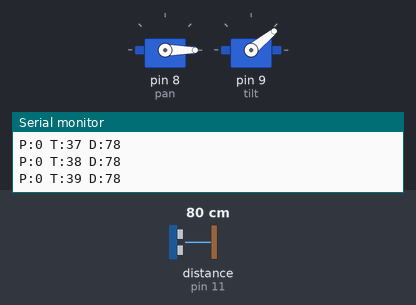
Bench run of a sketch on a simulated Arduino Uno, built with avr-gcc and run on an emulated ATmega328P. Parts: 2 × servo, the last lines printed to the serial monitor. Wiring (inferred from the names in the program): ultrasonic range finder: trigger pin 10; echo pin 11. The test bench sets the inputs (shaded band); at power-on: distance to the obstacle (sensor on pin 11) 80 cm. The echo pulse lasts 58.3 µs per cm.

Above: at 1.04 s.
1.3 s: distance to the obstacle (sensor on pin 11) set to 23 cm
At 2.41 s:
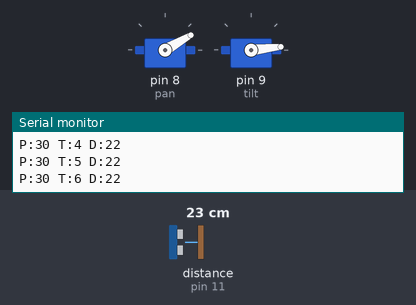
4.3 s: distance to the obstacle (sensor on pin 11) set to 19 cm
At 4.48 s:
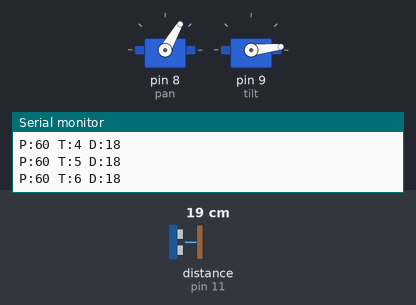
7.3 s: distance to the obstacle (sensor on pin 11) set to 4 cm
At 7.54 s:
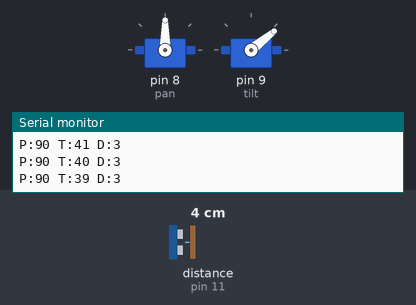
Timing chart, 0 to 22.3 s (numbered marks = the images above; inputs shaded):
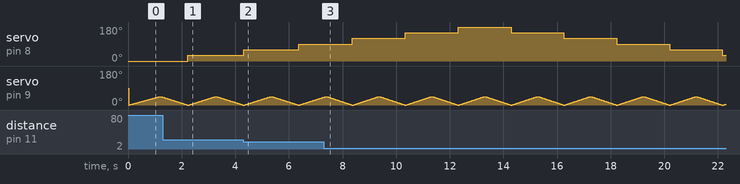

Measured:
- the behaviour switches between 22 and 21 cm on distance to the obstacle (sensor on pin 11) (found by bisection; images 1 and 2)
- by itself, servo on pin 8 (pan): rises from 90° to 180° in 3.9 s, then falls to 30° in 9.9 s

The sketch:

Servo_and_HC-SR04_Ultrasonic_Sensor.ino
```cpp
#include <Servo.h>

Servo pan;     // D8
Servo tilt;    // D9

const int trigPin = 10;
const int echoPin = 11;

// Pan positions for back-and-forth sweep
int panPos[] = {0, 30, 60, 90, 120, 150, 180, 150, 120, 90, 60, 30, 0};
int panCount = 13; // number of positions

long duration;
int distance;

void setup() {
  Serial.begin(9600);

  pan.attach(8);
  tilt.attach(9);

  pinMode(trigPin, OUTPUT);
  pinMode(echoPin, INPUT);
}

void loop() {
  // Sweep through all pan positions
  for (int i = 0; i < panCount; i++) {
    pan.write(panPos[i]);       // Move pan to next position
    delay(20);                  // small delay to settle servo

    tiltScan(panPos[i]);        // Tilt scan up/down at this pan position
  }
}

// ---- TILT SCAN (faster) ---- //
void tiltScan(int pAngle) {

  // Up (0° → 45°)
  for (int t = 0; t <= 45; t++) {
    tilt.write(t);
    sendUltrasonic(pAngle, t);
    delay(20);   // control tilt speed
  }

  // Down (45° → 0°)
  for (int t = 45; t >= 0; t--) {
    tilt.write(t);
    sendUltrasonic(pAngle, t);
    delay(20);
  }
}

// ---- SEND ULTRASONIC DATA ---- //
void sendUltrasonic(int p, int t) {
  digitalWrite(trigPin, LOW);
  delayMicroseconds(2);

  digitalWrite(trigPin, HIGH);
  delayMicroseconds(5);
  digitalWrite(trigPin, LOW);

  duration = pulseIn(echoPin, HIGH, 20000);
  distance = duration * 0.034 / 2;

  Serial.print("P:");
  Serial.print(p);
  Serial.print(" T:");
  Serial.print(t);
  Serial.print(" D:");
  Serial.println(distance);
}
```
